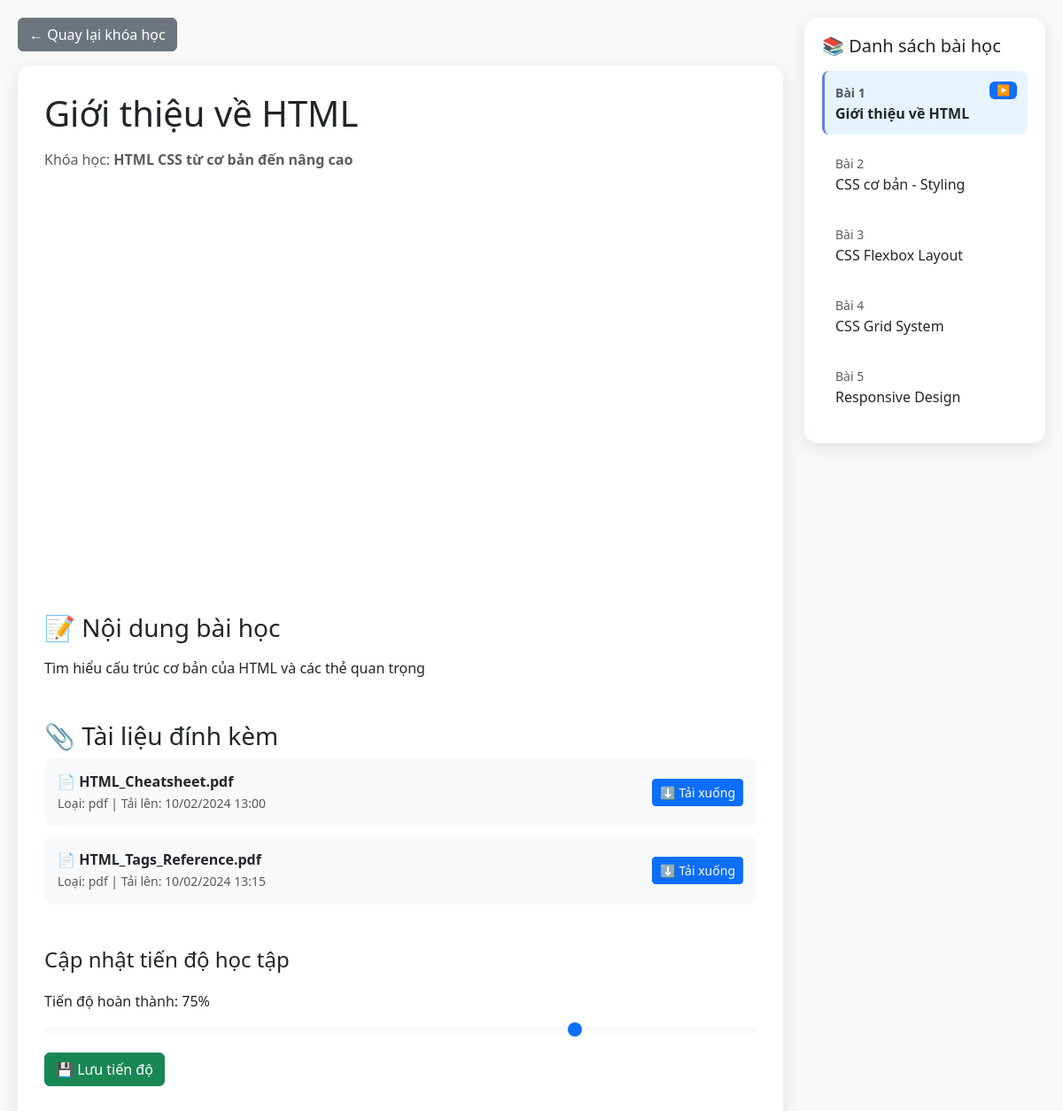
/controllers/StudentController.php?action=view_lesson&lesson_id=1&course_id=1 (signed in), run on the app's committed database.
### tables this page shows
CREATE TABLE lessons
    (
        id         INT PRIMARY KEY AUTO_INCREMENT,
        course_id  INT          NOT NULL,
        title      VARCHAR(255) NOT NULL,
        content    LONGTEXT,
        video_url  VARCHAR(255),
        `order`      INT      DEFAULT 0,
        created_at DATETIME DEFAULT CURRENT_TIMESTAMP,
        FOREIGN KEY (course_id) REFERENCES courses (id) ON DELETE CASCADE
    );

CREATE TABLE courses
    (
        id             INT PRIMARY KEY AUTO_INCREMENT,
        title          VARCHAR(255) NOT NULL,
        description    TEXT,
        instructor_id  INT          NOT NULL,
        category_id    INT          NOT NULL,
        price          DECIMAL(10, 2) DEFAULT 0.00,
        duration_weeks INT,
        level          VARCHAR(50),
        image VARCHAR(255),
        created_at     DATETIME       DEFAULT CURRENT_TIMESTAMP,
        updated_at     DATETIME       DEFAULT CURRENT_TIMESTAMP ON UPDATE CURRENT_TIMESTAMP,
        FOREIGN KEY (instructor_id) REFERENCES users (id) ON DELETE CASCADE,
        FOREIGN KEY (category_id) REFERENCES categories (id) ON DELETE CASCADE
    );

CREATE TABLE materials
    (
        id        INT PRIMARY KEY AUTO_INCREMENT,
        lesson_id INT          NOT NULL,
        filename  VARCHAR(255) NOT NULL,
        file_path VARCHAR(255) NOT NULL,
        file_type VARCHAR(50),
        uploaded_at DATETIME DEFAULT CURRENT_TIMESTAMP,
        FOREIGN KEY (lesson_id) REFERENCES lessons (id) ON DELETE CASCADE
    );

CREATE TABLE enrollments
    (
        id            INT PRIMARY KEY AUTO_INCREMENT,
        course_id     INT NOT NULL,
        student_id    INT NOT NULL,
        enrolled_date DATETIME    DEFAULT CURRENT_TIMESTAMP,
        status        VARCHAR(50) DEFAULT 'active',
        progress INT DEFAULT 0,
        FOREIGN KEY (course_id) REFERENCES courses(id) ON DELETE CASCADE,
        FOREIGN KEY (student_id) REFERENCES users (id) ON DELETE CASCADE,
        UNIQUE KEY unique_enrollment (course_id, student_id)
    );

### views/student/view_lesson.php (the view, shortened to what this page needs)
<!DOCTYPE html>
<html lang="vi">
<head>
    <link href="https://cdn.jsdelivr.net/npm/bootstrap@5.3.0/dist/css/bootstrap.min.css" rel="stylesheet">
</head>
<body>
<div class="lesson-container">
    <div class="row">
        <div class="col-lg-9">
            <a href="<?= BASE_URL ?>controllers/StudentController.php?action=course_detail&id=<?= $course_id ?>" class="btn btn-secondary mb-3">← Quay lại khóa học</a>
            <div class="lesson-content">
                <h1 class="mb-3"><?= htmlspecialchars($lesson['title']) ?></h1>
                <p class="text-muted mb-4">Khóa học: <strong><?= htmlspecialchars($lesson['course_title']) ?></strong></p>
                <?php if ($lesson['video_url']): ?>
                    <div class="video-container">
                    </div>
                <?php endif; ?>
                <div class="mt-4">
                    <h3>📝 Nội dung bài học</h3>
                    <div class="mt-3">
                        <?= nl2br(htmlspecialchars($lesson['content'])) ?>
                    </div>
                </div>
                <?php if (!empty($materials)): ?>
                    <div class="mt-5">
                        <h3>📎 Tài liệu đính kèm</h3>
                        <?php foreach ($materials as $material): ?>
                            <div class="material-item">
                                <div>
                                    <strong>📄 <?= htmlspecialchars($material['filename']) ?></strong><br>
                                    <small class="text-muted">
                                        Loại: <?= htmlspecialchars($material['file_type']) ?> |
                                        Tải lên: <?= date('d/m/Y H:i', strtotime($material['uploaded_at'])) ?>
                                    </small>
                                </div>
                                <a href="<?= BASE_URL . $material['file_path'] ?>" class="btn btn-primary btn-sm" download>
                                    ⬇️ Tải xuống
                                </a>
                            </div>
                        <?php endforeach; ?>
                    </div>
                <?php endif; ?>
                <div class="mt-5">
                    <h4>Cập nhật tiến độ học tập</h4>
                    <div class="progress-slider">
                        <label for="progressRange" class="form-label">Tiến độ hoàn thành: <span id="progressValue"><?= $enrollment['progress'] ?></span>%</label>
                        <input type="range" class="form-range" id="progressRange" min="0" max="100" value="<?= $enrollment['progress'] ?>" oninput="updateProgressDisplay(this.value)">
                        <button class="btn btn-success mt-2" onclick="saveProgress()">💾 Lưu tiến độ</button>
                    </div>
                </div>
            </div>
        </div>
        <div class="col-lg-3">
            <div class="lesson-sidebar">
                <h5 class="mb-3">📚 Danh sách bài học</h5>
                <?php foreach ($all_lessons as $index => $l): ?>
                    <div class="lesson-list-item <?= $l['id'] == $lesson_id ? 'active' : '' ?>"
                         onclick="location.href='<?= BASE_URL ?>controllers/StudentController.php?action=view_lesson&lesson_id=<?= $l['id'] ?>&course_id=<?= $course_id ?>'">
                        <div class="d-flex justify-content-between align-items-start">
                            <div>
                                <small class="text-muted">Bài <?= $index + 1 ?></small>
                                <div><?= htmlspecialchars($l['title']) ?></div>
                            </div>
                            <?php if ($l['id'] == $lesson_id): ?>
                                <span class="badge bg-primary">▶️</span>
                            <?php endif; ?>
                        </div>
                    </div>
                <?php endforeach; ?>
            </div>
        </div>
    </div>
</div>
</body>
</html>

### views/student/view_lesson.php (style rules this page uses)
body { font-family: 'Segoe UI', Tahoma, Geneva, Verdana, sans-serif; background: #f8f9fa; }
.lesson-container { max-width: 1400px; margin: 0 auto; padding: 20px; }
.lesson-content { background: white; border-radius: 15px; padding: 30px; box-shadow: 0 5px 20px rgba(0,0,0,0.1); margin-bottom: 20px; }
.video-container { position: relative; padding-bottom: 56.25%; height: 0; overflow: hidden; border-radius: 10px; margin-bottom: 20px; }
.lesson-sidebar { background: white; border-radius: 15px; padding: 20px; box-shadow: 0 5px 20px rgba(0,0,0,0.1); position: sticky; top: 20px; max-height: calc(100vh - 40px); overflow-y: auto; }
.lesson-list-item { padding: 12px; border-radius: 8px; margin-bottom: 8px; cursor: pointer; transition: all 0.3s ease; border-left: 3px solid transparent; }
.lesson-list-item.active { background: #e7f3ff; border-left-color: #667eea; font-weight: bold; }
.material-item { background: #f8f9fa; padding: 15px; border-radius: 10px; margin-bottom: 10px; display: flex; justify-content: space-between; align-items: center; }
.progress-slider { margin: 20px 0; }

### data on the page
lessons: title "Giới thiệu về HTML", course.title "HTML CSS từ cơ bản đến nâng cao", content "Tìm hiểu cấu trúc cơ bản của HTML và các thẻ quan trọng"
materials: filename "HTML_Cheatsheet.pdf", file_type "pdf", uploaded_at "10/02/2024 13:00"
materials: filename "HTML_Tags_Reference.pdf", file_type "pdf", uploaded_at "10/02/2024 13:15"
enrollments: progress "75"
lessons: title "CSS cơ bản - Styling"
lessons: title "CSS Flexbox Layout"
lessons: title "CSS Grid System"
lessons: title "Responsive Design"
